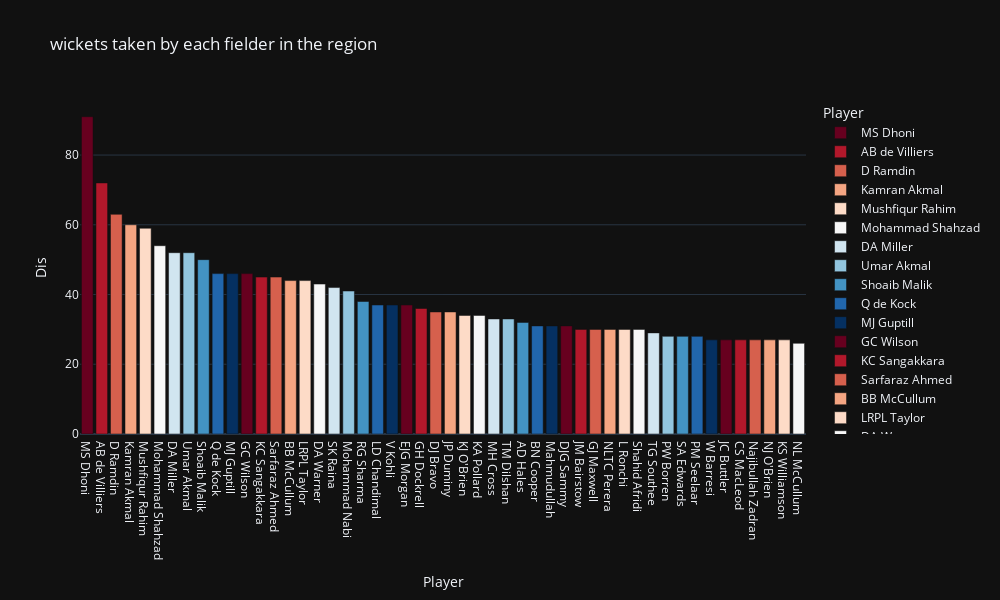

Source (notebook cell):
### Code cell
#plotting
px.bar(fielding_t20.head(50), x="Player", y="Dis", color="Player", title="wickets taken by each fielder in the region"
       , color_discrete_sequence=px.colors.sequential.RdBu, height=600, width=1000, template="plotly_dark",
       labels={"Final Region": "Region", "HS": "Matches Played"})

### Figure 1 — Plotly figure (JSON) as saved in the notebook; plotly's stock layout.template omitted (floating-point values rounded to 4 significant figures)
{"data": [{"alignmentgroup": "True", "hovertemplate": "Player=%{x}<br>Dis=%{y}<extra></extra>", "legendgroup": "MS Dhoni ", "marker": {"color": "rgb(103,0,31)", "pattern": {"shape": ""}}, "name": "MS Dhoni ", "offsetgroup": "MS Dhoni ", "orientation": "v", "showlegend": true, "textposition": "auto", "type": "bar", "x": ["MS Dhoni "], "xaxis": "x", "y": [91], "yaxis": "y"}, {"alignmentgroup": "True", "hovertemplate": "Player=%{x}<br>Dis=%{y}<extra></extra>", "legendgroup": "AB de Villiers ", "marker": {"color": "rgb(178,24,43)", "pattern": {"shape": ""}}, "name": "AB de Villiers ", "offsetgroup": "AB de Villiers ", "orientation": "v", "showlegend": true, "textposition": "auto", "type": "bar", "x": ["AB de Villiers "], "xaxis": "x", "y": [72], "yaxis": "y"}, {"alignmentgroup": "True", "hovertemplate": "Player=%{x}<br>Dis=%{y}<extra></extra>", "legendgroup": "D Ramdin ", "marker": {"color": "rgb(214,96,77)", "pattern": {"shape": ""}}, "name": "D Ramdin ", "offsetgroup": "D Ramdin ", "orientation": "v", "showlegend": true, "textposition": "auto", "type": "bar", "x": ["D Ramdin "], "xaxis": "x", "y": [63], "yaxis": "y"}, {"alignmentgroup": "True", "hovertemplate": "Player=%{x}<br>Dis=%{y}<extra></extra>", "legendgroup": "Kamran Akmal ", "marker": {"color": "rgb(244,165,130)", "pattern": {"shape": ""}}, "name": "Kamran Akmal ", "offsetgroup": "Kamran Akmal ", "orientation": "v", "showlegend": true, "textposition": "auto", "type": "bar", "x": ["Kamran Akmal "], "xaxis": "x", "y": [60], "yaxis": "y"}, {"alignmentgroup": "True", "hovertemplate": "Player=%{x}<br>Dis=%{y}<extra></extra>", "legendgroup": "Mushfiqur Rahim ", "marker": {"color": "rgb(253,219,199)", "pattern": {"shape": ""}}, "name": "Mushfiqur Rahim ", "offsetgroup": "Mushfiqur Rahim ", "orientation": "v", "showlegend": true, "textposition": "auto", "type": "bar", "x": ["Mushfiqur Rahim "], "xaxis": "x", "y": [59], "yaxis": "y"}, {"alignmentgroup": "True", "hovertemplate": "Player=%{x}<br>Dis=%{y}<extra></extra>", "legendgroup": "Mohammad Shahzad ", "marker": {"color": "rgb(247,247,247)", "pattern": {"shape": ""}}, "name": "Mohammad Shahzad ", "offsetgroup": "Mohammad Shahzad ", "orientation": "v", "showlegend": true, "textposition": "auto", "type": "bar", "x": ["Mohammad Shahzad "], "xaxis": "x", "y": [54], "yaxis": "y"}, {"alignmentgroup": "True", "hovertemplate": "Player=%{x}<br>Dis=%{y}<extra></extra>", "legendgroup": "DA Miller ", "marker": {"color": "rgb(209,229,240)", "pattern": {"shape": ""}}, "name": "DA Miller ", "offsetgroup": "DA Miller ", "orientation": "v", "showlegend": true, "textposition": "auto", "type": "bar", "x": ["DA Miller "], "xaxis": "x", "y": [52], "yaxis": "y"}, {"alignmentgroup": "True", "hovertemplate": "Player=%{x}<br>Dis=%{y}<extra></extra>", "legendgroup": "Umar Akmal ", "marker": {"color": "rgb(146,197,222)", "pattern": {"shape": ""}}, "name": "Umar Akmal ", "offsetgroup": "Umar Akmal ", "orientation": "v", "showlegend": true, "textposition": "auto", "type": "bar", "x": ["Umar Akmal "], "xaxis": "x", "y": [52], "yaxis": "y"}, {"alignmentgroup": "True", "hovertemplate": "Player=%{x}<br>Dis=%{y}<extra></extra>", "legendgroup": "Shoaib Malik ", "marker": {"color": "rgb(67,147,195)", "pattern": {"shape": ""}}, "name": "Shoaib Malik ", "offsetgroup": "Shoaib Malik ", "orientation": "v", "showlegend": true, "textposition": "auto", "type": "bar", "x": ["Shoaib Malik "], "xaxis": "x", "y": [50], "yaxis": "y"}, {"alignmentgroup": "True", "hovertemplate": "Player=%{x}<br>Dis=%{y}<extra></extra>", "legendgroup": "Q de Kock ", "marker": {"color": "rgb(33,102,172)", "pattern": {"shape": ""}}, "name": "Q de Kock ", "offsetgroup": "Q de Kock ", "orientation": "v", "showlegend": true, "textposition": "auto", "type": "bar", "x": ["Q de Kock "], "xaxis": "x", "y": [46], "yaxis": "y"}, {"alignmentgroup": "True", "hovertemplate": "Player=%{x}<br>Dis=%{y}<extra></extra>", "legendgroup": "MJ Guptill ", "marker": {"color": "rgb(5,48,97)", "pattern": {"shape": ""}}, "name": "MJ Guptill ", "offsetgroup": "MJ Guptill ", "orientation": "v", "showlegend": true, "textposition": "auto", "type": "bar", "x": ["MJ Guptill "], "xaxis": "x", "y": [46], "yaxis": "y"}, {"alignmentgroup": "True", "hovertemplate": "Player=%{x}<br>Dis=%{y}<extra></extra>", "legendgroup": "GC Wilson ", "marker": {"color": "rgb(103,0,31)", "pattern": {"shape": ""}}, "name": "GC Wilson ", "offsetgroup": "GC Wilson ", "orientation": "v", "showlegend": true, "textposition": "auto", "type": "bar", "x": ["GC Wilson "], "xaxis": "x", "y": [46], "yaxis": "y"}, {"alignmentgroup": "True", "hovertemplate": "Player=%{x}<br>Dis=%{y}<extra></extra>", "legendgroup": "KC Sangakkara ", "marker": {"color": "rgb(178,24,43)", "pattern": {"shape": ""}}, "name": "KC Sangakkara ", "offsetgroup": "KC Sangakkara ", "orientation": "v", "showlegend": true, "textposition": "auto", "type": "bar", "x": ["KC Sangakkara "], "xaxis": "x", "y": [45], "yaxis": "y"}, {"alignmentgroup": "True", "hovertemplate": "Player=%{x}<br>Dis=%{y}<extra></extra>", "legendgroup": "Sarfaraz Ahmed ", "marker": {"color": "rgb(214,96,77)", "pattern": {"shape": ""}}, "name": "Sarfaraz Ahmed ", "offsetgroup": "Sarfaraz Ahmed ", "orientation": "v", "showlegend": true, "textposition": "auto", "type": "bar", "x": ["Sarfaraz Ahmed "], "xaxis": "x", "y": [45], "yaxis": "y"}, {"alignmentgroup": "True", "hovertemplate": "Player=%{x}<br>Dis=%{y}<extra></extra>", "legendgroup": "BB McCullum ", "marker": {"color": "rgb(244,165,130)", "pattern": {"shape": ""}}, "name": "BB McCullum ", "offsetgroup": "BB McCullum ", "orientation": "v", "showlegend": true, "textposition": "auto", "type": "bar", "x": ["BB McCullum "], "xaxis": "x", "y": [44], "yaxis": "y"}, {"alignmentgroup": "True", "hovertemplate": "Player=%{x}<br>Dis=%{y}<extra></extra>", "legendgroup": "LRPL Taylor ", "marker": {"color": "rgb(253,219,199)", "pattern": {"shape": ""}}, "name": "LRPL Taylor ", "offsetgroup": "LRPL Taylor ", "orientation": "v", "showlegend": true, "textposition": "auto", "type": "bar", "x": ["LRPL Taylor "], "xaxis": "x", "y": [44], "yaxis": "y"}, {"alignmentgroup": "True", "hovertemplate": "Player=%{x}<br>Dis=%{y}<extra></extra>", "legendgroup": "DA Warner ", "marker": {"color": "rgb(247,247,247)", "pattern": {"shape": ""}}, "name": "DA Warner ", "offsetgroup": "DA Warner ", "orientation": "v", "showlegend": true, "textposition": "auto", "type": "bar", "x": ["DA Warner "], "xaxis": "x", "y": [43], "yaxis": "y"}, {"alignmentgroup": "True", "hovertemplate": "Player=%{x}<br>Dis=%{y}<extra></extra>", "legendgroup": "SK Raina ", "marker": {"color": "rgb(209,229,240)", "pattern": {"shape": ""}}, "name": "SK Raina ", "offsetgroup": "SK Raina ", "orientation": "v", "showlegend": true, "textposition": "auto", "type": "bar", "x": ["SK Raina "], "xaxis": "x", "y": [42], "yaxis": "y"}, {"alignmentgroup": "True", "hovertemplate": "Player=%{x}<br>Dis=%{y}<extra></extra>", "legendgroup": "Mohammad Nabi ", "marker": {"color": "rgb(146,197,222)", "pattern": {"shape": ""}}, "name": "Mohammad Nabi ", "offsetgroup": "Mohammad Nabi ", "orientation": "v", "showlegend": true, "textposition": "auto", "type": "bar", "x": ["Mohammad Nabi "], "xaxis": "x", "y": [41], "yaxis": "y"}, {"alignmentgroup": "True", "hovertemplate": "Player=%{x}<br>Dis=%{y}<extra></extra>", "legendgroup": "RG Sharma ", "marker": {"color": "rgb(67,147,195)", "pattern": {"shape": ""}}, "name": "RG Sharma ", "offsetgroup": "RG Sharma ", "orientation": "v", "showlegend": true, "textposition": "auto", "type": "bar", "x": ["RG Sharma "], "xaxis": "x", "y": [38], "yaxis": "y"}, {"alignmentgroup": "True", "hovertemplate": "Player=%{x}<br>Dis=%{y}<extra></extra>", "legendgroup": "LD Chandimal ", "marker": {"color": "rgb(33,102,172)", "pattern": {"shape": ""}}, "name": "LD Chandimal ", "offsetgroup": "LD Chandimal ", "orientation": "v", "showlegend": true, "textposition": "auto", "type": "bar", "x": ["LD Chandimal "], "xaxis": "x", "y": [37], "yaxis": "y"}, {"alignmentgroup": "True", "hovertemplate": "Player=%{x}<br>Dis=%{y}<extra></extra>", "legendgroup": "V Kohli ", "marker": {"color": "rgb(5,48,97)", "pattern": {"shape": ""}}, "name": "V Kohli ", "offsetgroup": "V Kohli ", "orientation": "v", "showlegend": true, "textposition": "auto", "type": "bar", "x": ["V Kohli "], "xaxis": "x", "y": [37], "yaxis": "y"}, {"alignmentgroup": "True", "hovertemplate": "Player=%{x}<br>Dis=%{y}<extra></extra>", "legendgroup": "EJG Morgan ", "marker": {"color": "rgb(103,0,31)", "pattern": {"shape": ""}}, "name": "EJG Morgan ", "offsetgroup": "EJG Morgan ", "orientation": "v", "showlegend": true, "textposition": "auto", "type": "bar", "x": ["EJG Morgan "], "xaxis": "x", "y": [37], "yaxis": "y"}, {"alignmentgroup": "True", "hovertemplate": "Player=%{x}<br>Dis=%{y}<extra></extra>", "legendgroup": "GH Dockrell ", "marker": {"color": "rgb(178,24,43)", "pattern": {"shape": ""}}, "name": "GH Dockrell ", "offsetgroup": "GH Dockrell ", "orientation": "v", "showlegend": true, "textposition": "auto", "type": "bar", "x": ["GH Dockrell "], "xaxis": "x", "y": [36], "yaxis": "y"}, {"alignmentgroup": "True", "hovertemplate": "Player=%{x}<br>Dis=%{y}<extra></extra>", "legendgroup": "DJ Bravo ", "marker": {"color": "rgb(214,96,77)", "pattern": {"shape": ""}}, "name": "DJ Bravo ", "offsetgroup": "DJ Bravo ", "orientation": "v", "showlegend": true, "textposition": "auto", "type": "bar", "x": ["DJ Bravo "], "xaxis": "x", "y": [35], "yaxis": "y"}, {"alignmentgroup": "True", "hovertemplate": "Player=%{x}<br>Dis=%{y}<extra></extra>", "legendgroup": "JP Duminy ", "marker": {"color": "rgb(244,165,130)", "pattern": {"shape": ""}}, "name": "JP Duminy ", "offsetgroup": "JP Duminy ", "orientation": "v", "showlegend": true, "textposition": "auto", "type": "bar", "x": ["JP Duminy "], "xaxis": "x", "y": [35], "yaxis": "y"}, {"alignmentgroup": "True", "hovertemplate": "Player=%{x}<br>Dis=%{y}<extra></extra>", "legendgroup": "KJ O'Brien ", "marker": {"color": "rgb(253,219,199)", "pattern": {"shape": ""}}, "name": "KJ O'Brien ", "offsetgroup": "KJ O'Brien ", "orientation": "v", "showlegend": true, "textposition": "auto", "type": "bar", "x": ["KJ O'Brien "], "xaxis": "x", "y": [34], "yaxis": "y"}, {"alignmentgroup": "True", "hovertemplate": "Player=%{x}<br>Dis=%{y}<extra></extra>", "legendgroup": "KA Pollard ", "marker": {"color": "rgb(247,247,247)", "pattern": {"shape": ""}}, "name": "KA Pollard ", "offsetgroup": "KA Pollard ", "orientation": "v", "showlegend": true, "textposition": "auto", "type": "bar", "x": ["KA Pollard "], "xaxis": "x", "y": [34], "yaxis": "y"}, {"alignmentgroup": "True", "hovertemplate": "Player=%{x}<br>Dis=%{y}<extra></extra>", "legendgroup": "MH Cross ", "marker": {"color": "rgb(209,229,240)", "pattern": {"shape": ""}}, "name": "MH Cross ", "offsetgroup": "MH Cross ", "orientation": "v", "showlegend": true, "textposition": "auto", "type": "bar", "x": ["MH Cross "], "xaxis": "x", "y": [33], "yaxis": "y"}, {"alignmentgroup": "True", "hovertemplate": "Player=%{x}<br>Dis=%{y}<extra></extra>", "legendgroup": "TM Dilshan ", "marker": {"color": "rgb(146,197,222)", "pattern": {"shape": ""}}, "name": "TM Dilshan ", "offsetgroup": "TM Dilshan ", "orientation": "v", "showlegend": true, "textposition": "auto", "type": "bar", "x": ["TM Dilshan "], "xaxis": "x", "y": [33], "yaxis": "y"}, {"alignmentgroup": "True", "hovertemplate": "Player=%{x}<br>Dis=%{y}<extra></extra>", "legendgroup": "AD Hales ", "marker": {"color": "rgb(67,147,195)", "pattern": {"shape": ""}}, "name": "AD Hales ", "offsetgroup": "AD Hales ", "orientation": "v", "showlegend": true, "textposition": "auto", "type": "bar", "x": ["AD Hales "], "xaxis": "x", "y": [32], "yaxis": "y"}, {"alignmentgroup": "True", "hovertemplate": "Player=%{x}<br>Dis=%{y}<extra></extra>", "legendgroup": "BN Cooper ", "marker": {"color": "rgb(33,102,172)", "pattern": {"shape": ""}}, "name": "BN Cooper ", "offsetgroup": "BN Cooper ", "orientation": "v", "showlegend": true, "textposition": "auto", "type": "bar", "x": ["BN Cooper "], "xaxis": "x", "y": [31], "yaxis": "y"}, {"alignmentgroup": "True", "hovertemplate": "Player=%{x}<br>Dis=%{y}<extra></extra>", "legendgroup": "Mahmudullah ", "marker": {"color": "rgb(5,48,97)", "pattern": {"shape": ""}}, "name": "Mahmudullah ", "offsetgroup": "Mahmudullah ", "orientation": "v", "showlegend": true, "textposition": "auto", "type": "bar", "x": ["Mahmudullah "], "xaxis": "x", "y": [31], "yaxis": "y"}, {"alignmentgroup": "True", "hovertemplate": "Player=%{x}<br>Dis=%{y}<extra></extra>", "legendgroup": "DJG Sammy ", "marker": {"color": "rgb(103,0,31)", "pattern": {"shape": ""}}, "name": "DJG Sammy ", "offsetgroup": "DJG Sammy ", "orientation": "v", "showlegend": true, "textposition": "auto", "type": "bar", "x": ["DJG Sammy "], "xaxis": "x", "y": [31], "yaxis": "y"}, {"alignmentgroup": "True", "hovertemplate": "Player=%{x}<br>Dis=%{y}<extra></extra>", "legendgroup": "JM Bairstow ", "marker": {"color": "rgb(178,24,43)", "pattern": {"shape": ""}}, "name": "JM Bairstow ", "offsetgroup": "JM Bairstow ", "orientation": "v", "showlegend": true, "textposition": "auto", "type": "bar", "x": ["JM Bairstow "], "xaxis": "x", "y": [30], "yaxis": "y"}, {"alignmentgroup": "True", "hovertemplate": "Player=%{x}<br>Dis=%{y}<extra></extra>", "legendgroup": "GJ Maxwell ", "marker": {"color": "rgb(214,96,77)", "pattern": {"shape": ""}}, "name": "GJ Maxwell ", "offsetgroup": "GJ Maxwell ", "orientation": "v", "showlegend": true, "textposition": "auto", "type": "bar", "x": ["GJ Maxwell "], "xaxis": "x", "y": [30], "yaxis": "y"}, {"alignmentgroup": "True", "hovertemplate": "Player=%{x}<br>Dis=%{y}<extra></extra>", "legendgroup": "NLTC Perera ", "marker": {"color": "rgb(244,165,130)", "pattern": {"shape": ""}}, "name": "NLTC Perera ", "offsetgroup": "NLTC Perera ", "orientation": "v", "showlegend": true, "textposition": "auto", "type": "bar", "x": ["NLTC Perera "], "xaxis": "x", "y": [30], "yaxis": "y"}, {"alignmentgroup": "True", "hovertemplate": "Player=%{x}<br>Dis=%{y}<extra></extra>", "legendgroup": "L Ronchi ", "marker": {"color": "rgb(253,219,199)", "pattern": {"shape": ""}}, "name": "L Ronchi ", "offsetgroup": "L Ronchi ", "orientation": "v", "showlegend": true, "textposition": "auto", "type": "bar", "x": ["L Ronchi "], "xaxis": "x", "y": [30], "yaxis": "y"}, {"alignmentgroup": "True", "hovertemplate": "Player=%{x}<br>Dis=%{y}<extra></extra>", "legendgroup": "Shahid Afridi ", "marker": {"color": "rgb(247,247,247)", "pattern": {"shape": ""}}, "name": "Shahid Afridi ", "offsetgroup": "Shahid Afridi ", "orientation": "v", "showlegend": true, "textposition": "auto", "type": "bar", "x": ["Shahid Afridi "], "xaxis": "x", "y": [30], "yaxis": "y"}, {"alignmentgroup": "True", "hovertemplate": "Player=%{x}<br>Dis=%{y}<extra></extra>", "legendgroup": "TG Southee ", "marker": {"color": "rgb(209,229,240)", "pattern": {"shape": ""}}, "name": "TG Southee ", "offsetgroup": "TG Southee ", "orientation": "v", "showlegend": true, "textposition": "auto", "type": "bar", "x": ["TG Southee "], "xaxis": "x", "y": [29], "yaxis": "y"}, {"alignmentgroup": "True", "hovertemplate": "Player=%{x}<br>Dis=%{y}<extra></extra>", "legendgroup": "PW Borren ", "marker": {"color": "rgb(146,197,222)", "pattern": {"shape": ""}}, "name": "PW Borren ", "offsetgroup": "PW Borren ", "orientation": "v", "showlegend": true, "textposition": "auto", "type": "bar", "x": ["PW Borren "], "xaxis": "x", "y": [28], "yaxis": "y"}, {"alignmentgroup": "True", "hovertemplate": "Player=%{x}<br>Dis=%{y}<extra></extra>", "legendgroup": "SA Edwards ", "marker": {"color": "rgb(67,147,195)", "pattern": {"shape": ""}}, "name": "SA Edwards ", "offsetgroup": "SA Edwards ", "orientation": "v", "showlegend": true, "textposition": "auto", "type": "bar", "x": ["SA Edwards "], "xaxis": "x", "y": [28], "yaxis": "y"}, {"alignmentgroup": "True", "hovertemplate": "Player=%{x}<br>Dis=%{y}<extra></extra>", "legendgroup": "PM Seelaar ", "marker": {"color": "rgb(33,102,172)", "pattern": {"shape": ""}}, "name": "PM Seelaar ", "offsetgroup": "PM Seelaar ", "orientation": "v", "showlegend": true, "textposition": "auto", "type": "bar", "x": ["PM Seelaar "], "xaxis": "x", "y": [28], "yaxis": "y"}, {"alignmentgroup": "True", "hovertemplate": "Player=%{x}<br>Dis=%{y}<extra></extra>", "legendgroup": "W Barresi ", "marker": {"color": "rgb(5,48,97)", "pattern": {"shape": ""}}, "name": "W Barresi ", "offsetgroup": "W Barresi ", "orientation": "v", "showlegend": true, "textposition": "auto", "type": "bar", "x": ["W Barresi "], "xaxis": "x", "y": [27], "yaxis": "y"}, {"alignmentgroup": "True", "hovertemplate": "Player=%{x}<br>Dis=%{y}<extra></extra>", "legendgroup": "JC Buttler ", "marker": {"color": "rgb(103,0,31)", "pattern": {"shape": ""}}, "name": "JC Buttler ", "offsetgroup": "JC Buttler ", "orientation": "v", "showlegend": true, "textposition": "auto", "type": "bar", "x": ["JC Buttler "], "xaxis": "x", "y": [27], "yaxis": "y"}, {"alignmentgroup": "True", "hovertemplate": "Player=%{x}<br>Dis=%{y}<extra></extra>", "legendgroup": "CS MacLeod ", "marker": {"color": "rgb(178,24,43)", "pattern": {"shape": ""}}, "name": "CS MacLeod ", "offsetgroup": "CS MacLeod ", "orientation": "v", "showlegend": true, "textposition": "auto", "type": "bar", "x": ["CS MacLeod "], "xaxis": "x", "y": [27], "yaxis": "y"}, {"alignmentgroup": "True", "hovertemplate": "Player=%{x}<br>Dis=%{y}<extra></extra>", "legendgroup": "Najibullah Zadran ", "marker": {"color": "rgb(214,96,77)", "pattern": {"shape": ""}}, "name": "Najibullah Zadran ", "offsetgroup": "Najibullah Zadran ", "orientation": "v", "showlegend": true, "textposition": "auto", "type": "bar", "x": ["Najibullah Zadran "], "xaxis": "x", "y": [27], "yaxis": "y"}, {"alignmentgroup": "True", "hovertemplate": "Player=%{x}<br>Dis=%{y}<extra></extra>", "legendgroup": "NJ O'Brien ", "marker": {"color": "rgb(244,165,130)", "pattern": {"shape": ""}}, "name": "NJ O'Brien ", "offsetgroup": "NJ O'Brien ", "orientation": "v", "showlegend": true, "textposition": "auto", "type": "bar", "x": ["NJ O'Brien "], "xaxis": "x", "y": [27], "yaxis": "y"}, {"alignmentgroup": "True", "hovertemplate": "Player=%{x}<br>Dis=%{y}<extra></extra>", "legendgroup": "KS Williamson ", "marker": {"color": "rgb(253,219,199)", "pattern": {"shape": ""}}, "name": "KS Williamson ", "offsetgroup": "KS Williamson ", "orientation": "v", "showlegend": true, "textposition": "auto", "type": "bar", "x": ["KS Williamson "], "xaxis": "x", "y": [27], "yaxis": "y"}, {"alignmentgroup": "True", "hovertemplate": "Player=%{x}<br>Dis=%{y}<extra></extra>", "legendgroup": "NL McCullum ", "marker": {"color": "rgb(247,247,247)", "pattern": {"shape": ""}}, "name": "NL McCullum ", "offsetgroup": "NL McCullum ", "orientation": "v", "showlegend": true, "textposition": "auto", "type": "bar", "x": ["NL McCullum "], "xaxis": "x", "y": [26], "yaxis": "y"}], "layout": {"barmode": "relative", "height": 600, "legend": {"title": {"text": "Player"}, "tracegroupgap": 0}, "title": {"text": "wickets taken by each fielder in the region"}, "width": 1000, "xaxis": {"anchor": "y", "categoryarray": ["MS Dhoni ", "AB de Villiers ", "D Ramdin ", "Kamran Akmal ", "Mushfiqur Rahim ", "Mohammad Shahzad ", "DA Miller ", "Umar Akmal ", "Shoaib Malik ", "Q de Kock ", "MJ Guptill ", "GC Wilson ", "KC Sangakkara ", "Sarfaraz Ahmed ", "BB McCullum ", "LRPL Taylor ", "DA Warner ", "SK Raina ", "Mohammad Nabi ", "RG Sharma ", "LD Chandimal ", "V Kohli ", "EJG Morgan ", "GH Dockrell ", "DJ Bravo ", "JP Duminy ", "KJ O'Brien ", "KA Pollard ", "MH Cross ", "TM Dilshan ", "AD Hales ", "BN Cooper ", "Mahmudullah ", "DJG Sammy ", "JM Bairstow ", "GJ Maxwell ", "NLTC Perera ", "L Ronchi ", "Shahid Afridi ", "TG Southee ", "PW Borren ", "SA Edwards ", "PM Seelaar ", "W Barresi ", "JC Buttler ", "CS MacLeod ", "Najibullah Zadran ", "NJ O'Brien ", "KS Williamson ", "NL McCullum "], "categoryorder": "array", "domain": [0, 1], "title": {"text": "Player"}}, "yaxis": {"anchor": "x", "domain": [0, 1], "title": {"text": "Dis"}}}}
